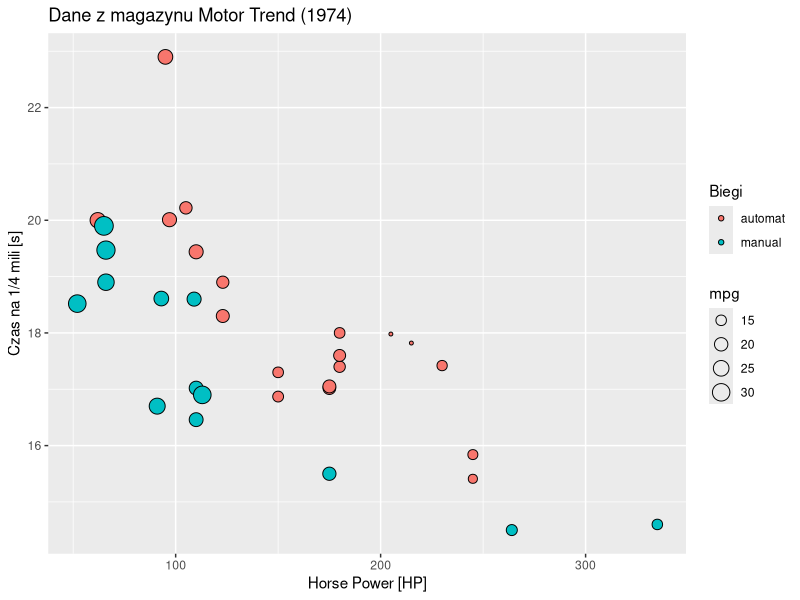

Generate this figure with R:
### MSR Lab nr 4 - Zadanie

library(ggplot2)
rm(list=ls())

cars <- datasets::mtcars 
#cars$am[cars$am==0]="automat"
#cars$am[cars$am==1]="manual"
cars$am <- ifelse(cars$am==0, "automat", "manual")
colnames(cars)[colnames(cars)=="am"] <- "Biegi"


g <- ggplot(cars) + geom_point(aes(x = hp, y = qsec, fill=Biegi, size=mpg), shape=21) + labs(title = "Dane z magazynu Motor Trend (1974)") + ylab("Czas na 1/4 mili [s]") + xlab("Horse Power [HP]")
print(g)